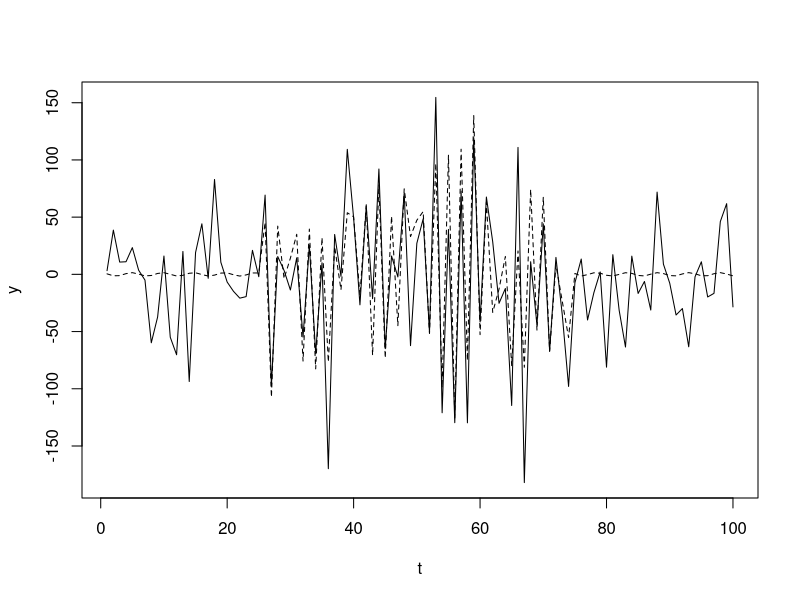
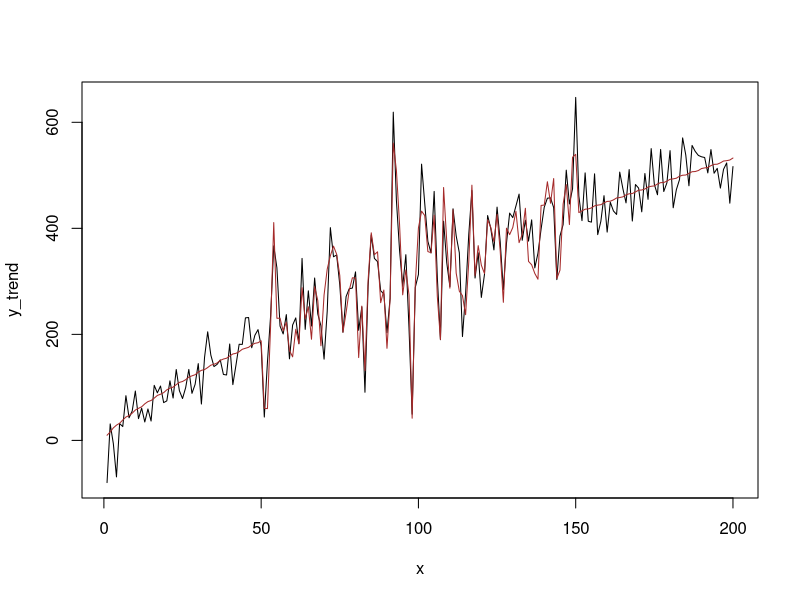
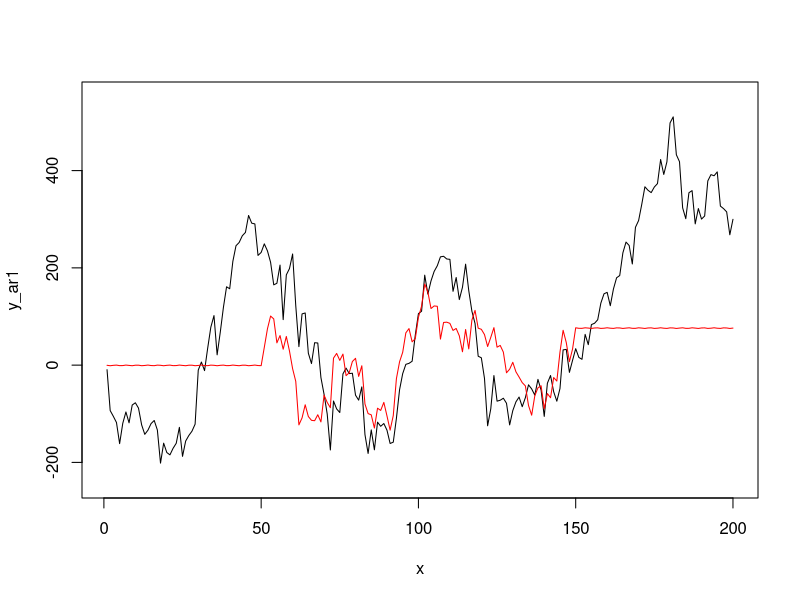

R code for these plots, in order:
# The Weierstrass function returning values with a,b, with wf_iteration terms
wf <- function(x,n,a,b)
{
  v <- NULL
  for(j in 1:n)
  {
    v[j] <- (a^j)*cos((b^j)*x)    # the formula of each term in Weierstrass function
  }
  return(sum(v))
}

# ================== 1. The simulated AR(0) time-series ================== #

y <- NULL    # The generated volatile variable

# The required parameters in Weierstrass function.
a <- 1.5               # this parameter's for amplitude
b <- 5                 # this parameter's for the fluctuations
wf_iteration <- 11     # the iteration is the number of terms in the function's series

# The residual with ~IIDN(mean=0,sd)
std_dev <- 35   # standard deviation
n <- 100        # number of observations
u <- rnorm(n,0,std_dev)

# The index of each observation, acting as time series variable 't'
x <- 1:n

# The time-series variable with wf+u values

for(i in 1:n)
{
  if((i <= n/4) || (i > 3*n/4))
  {
    y[i] <- wf(x[i],1,a,b)+u[i]
  }

  else
  {
    y[i] <- wf(x[i],wf_iteration,a,b)+u[i]
  }
}

# The trend of the series

trend <- NULL

for(i in 1:n)
{
  if((i <= n/4) || (i > 3*n/4))
  {
    trend[i] <- wf(x[i],1,a,b)              # wf_iteration=1, denoting stable periods
  }
  
  else
  {
    trend[i] <- wf(x[i],wf_iteration,a,b)   # wf_iteration is specified for volatile periods
  }
}


plot(x, y, type="l",lty=1,xlab = "t")       # the stable and volatile periods shown
lines(x,trend,lty=2,lwd=1)                  # the trend is the dashed line
# plot(x, trend, type="l")                  # the plot of trend only
# plot(u,type="l")                          # plot of the random normal u

# the three quarters in the stable and volatile periods.
q01 <- 1:(n/4)
q13 <- ((n/4)+1):(3*n/4)
q34 <- (3*n/4+1):n

# the output would be the variance test of the simulated stable vs volatile periods
list(
      var.test(y[q01],y[q13]),
      var.test(y[q13],y[q34]),
      var.test(y[q01],y[q34])
    )










# ============= 2. The simulated time-series with a upward trend ============= #

y_trend <- NULL
a <- 1.1
b <- 17
wf_iteration_trend <- 41
stdev <- 40
n <- 200
u <- rnorm(n,0,stdev)
x <- 1:n
trend_coefficient <- 10*x^(0.75)

# The TS . . .

for(i in 1:n)
{
  if((i <= n/4) || (i > 3*n/4))
  {
    y_trend[i] <- trend_coefficient[i]+wf(x[i],1,a,b)+u[i]
  }
  
  else
  {
    y_trend[i] <- trend_coefficient[i]+wf(x[i],wf_iteration_trend,a,b)+u[i]
  }
}

# The trend . . .

at <- NULL

for(i in 1:n)
{
  if((i <= n/4) || (i > 3*n/4))
  {
    at[i] <- trend_coefficient[i]+wf(x[i],1,a,b)
  }
  
  else
  {
    at[i] <- trend_coefficient[i]+wf(x[i],wf_iteration_trend,a,b)
  }
}


plot(x, y_trend, type="l")
# plot(x, at, type="l")
# plot(x[q13], at[q13], type="l")
lines(x,at,col="brown")

q01 <- 1:(n/4)
q13 <- ((n/4)+1):(3*n/4)
q34 <- (3*n/4+1):n
list(
  var.test(y_trend[q01],y_trend[q13]),
  var.test(y_trend[q13],y_trend[q34]),
  var.test(y_trend[q01],y_trend[q34])
)








# ================== 3. The simulated AR(1) time-series ================== #

y_ar1 <- NULL

# The parameters of the Weierstrass function
a <- 1.1
b <- 17

# The number of terms in the function
wf_iteration_ar1 <- 31

# The IIDN residual observations
stdev <- 40
n <- 200
u <- rnorm(n,0,stdev)
x <- 1:n

# The AR(1) coefficient
rho <- 1

# The AR(1) time-series

for(i in 1:n)
{
  if(i == 1)
  {
    y_ar1[i] <- wf(x[i],1,a,b) + u[i]
  }
  else
  {
    if((i <= n/4) || (i > 3*n/4))                   # the stable period of the first and last quarters
    {
      y_ar1[i] <- wf(x[i],1,a,b) +                  # for stability, wf_iteration_ar1 is 1
        rho*y_ar1[i-1] + u[i]
    }
    
    else                                            # the volatile periods in the second and third quarters
    {
      y_ar1[i] <- wf(x[i],wf_iteration_ar1,a,b) +   # for volatility, wf_iteration_ar1 is stated above
        rho*y_ar1[i-1] + u[i]
    }
  }
}

# The trend of the AR(1) model, basically the y_ar1 without the residuals

trend_ar1 <- NULL

for(i in 1:n)
{
  if(i == 1)
  {
    trend_ar1[i] <- wf(x[i],1,a,b)
  }
  else
  {
    if((i <= n/4) || (i > 3*n/4))
    {
      trend_ar1[i] <- wf(x[i],1,a,b) +
        rho*trend_ar1[i-1]
    }
    
    else
    {
      trend_ar1[i] <- wf(x[i],wf_iteration_ar1,a,b) +
        rho*trend_ar1[i-1]
    }
  }
}

# The plots illustrates the time-series and its autoregressive trend
                  
plot(x,y_ar1,type="l",                                # the plot of the time-series
     ylim = c(min(min(trend_ar1), min(y_ar1))-stdev,
              max(max(trend_ar1), max(y_ar1))+stdev)
)
lines(x,trend_ar1,col="red")                          # the plot of the trend

# Variance tests of the differenced for of the time-series within the volatile vs stable periods

q01 <- 1:(n/4)
q13 <- ((n/4)+1):(3*n/4)
q34 <- (3*n/4+1):n
list(
  var.test(diff(y_ar1[q01]),diff(y_ar1[q13])),
  var.test(diff(y_ar1[q13]),diff(y_ar1[q34])),
  var.test(diff(y_ar1[q01]),diff(y_ar1[q34]))
)